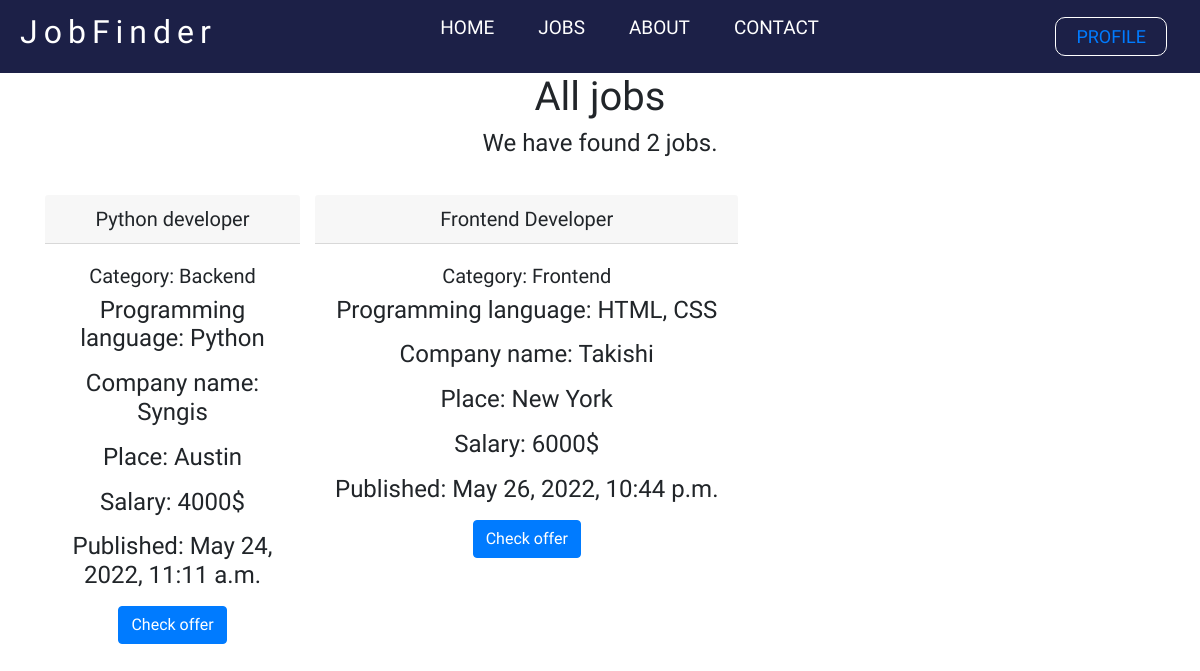
/jobs, run on an earlier commit of the app's database.
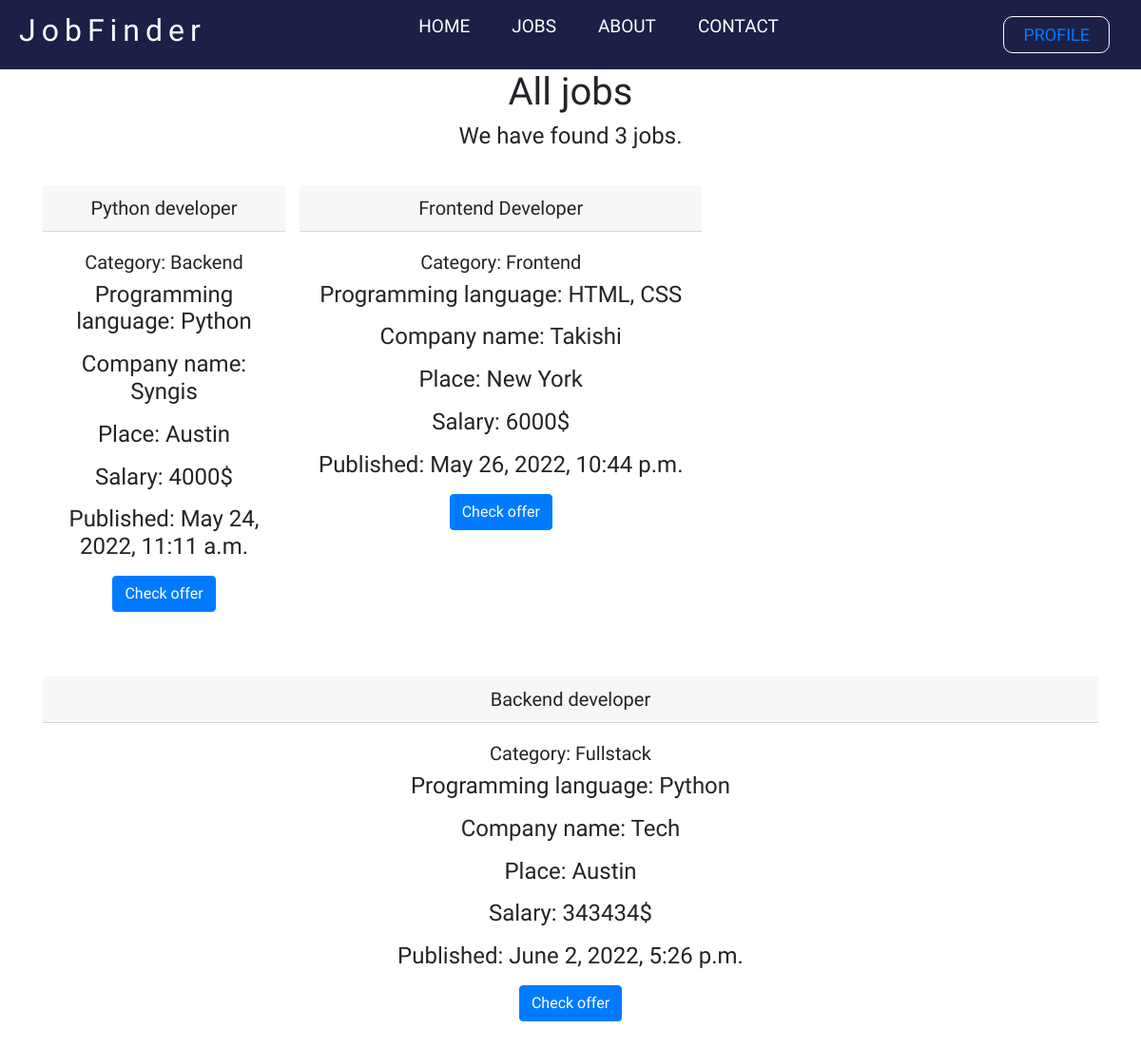
And on a later commit of the database.
### backend/models.py (models this page shows, shortened)
class Job(models.Model):
    user = models.ForeignKey(User, on_delete=models.SET_NULL, null=True, blank=True, editable=False)
    title = models.CharField(max_length=200, null=True, blank=True)
    company = models.CharField(max_length=200, null=True, blank=True)
    jobType = models.CharField(choices=JOB_CHOICES, max_length = 50, null=True, blank=True)
    category = models.CharField(choices=CATEGORY_CHOICES, max_length = 50, null=True, blank=True)
    contractType = models.CharField(choices=CONTRACT_CHOICES, max_length = 50, null=True, blank=True)
    experience = models.CharField(choices=EXPERIENCE_CHOICES, max_length = 50, null=True, blank=True)
    description = models.TextField()
    image = models.ImageField(null=True, blank=True, default = None)
    proglanguage =  models.CharField(max_length=200, null=True, blank=True)
    place = models.CharField(max_length=200, null=True, blank=True)
    salary = models.CharField(max_length=200, null=True, blank=True)
    published = models.DateTimeField(default=timezone.now)

### backend/views.py (the view)
# urls.py: path('jobs',views.all_jobs, name="jobs"),
def all_jobs(request):
    context = { 'jobs': Job.objects.all() }
    return render(request, 'backend/jobs.html', context)

### templates/backend/jobs.html (shortened to what this page needs)
<!DOCTYPE html>
{% extends 'main.html'%}
{% load static %}
	{% block content %}
    {% include 'navbar.html' %}
	{% static 'images' as baseUrl %}
	<center><h1>All jobs</h1><center>
	<h4>We have found {{jobs.count}} jobs.<h4>
	<br>
	<div class="container">
		<div class="row text-center">
		<div class="col-xl-3 col-sm-6 mb-5">
		{% for job in jobs %}
		<div class="col-xs-6 "
<div class="card">
    <h5 class="card-header">{{job.title}}</h5>
    <div class="card-body">
      <h5 class="card-text">Category: {{job.get_category_display}}</h5>
      <p class="card-text">Programming language: {{ job.proglanguage}}</p>
      <p class="card-text">Company name: {{job.company}}</p>
      <p class="card-text">Place: {{job.place}}</p>
      <p class="card-text">Salary: {{job.salary}}$</p>
	  <p class="card-text">Published: {{job.published}}</p>
      <a href="{% url 'job_info' job.id %}" class="btn btn-primary">Check offer</a>
    </div>
  </div>
</div>
{% endfor %}
{% endblock %}

### templates/main.html (shortened to what this page needs)
<!DOCTYPE html>
{% load static %}
<html lang="en">
	<head>
		<link rel="stylesheet" href="{% static 'styles/main.css' %}">
		<link rel="stylesheet" href="https://use.fontawesome.com/releases/v5.0.7/css/all.css">
		<link rel="stylesheet" href="https://cdnjs.cloudflare.com/ajax/libs/twitter-bootstrap/4.1.3/css/bootstrap.min.css">
		<link rel="stylesheet" href="https://cdnjs.cloudflare.com/ajax/libs/ionicons/2.0.1/css/ionicons.min.css">
		<link rel="stylesheet" href="https://maxcdn.bootstrapcdn.com/bootstrap/4.0.0-beta.2/css/bootstrap.min.css">
	</head>
	<body>
		{% block content %}{% endblock %}
	</body>
</html>

### templates/navbar.html (shortened to what this page needs)
<!DOCTYPE html>
{% load static %}
<html lang="en">
<head>
    <link rel="stylesheet" href="{% static 'styles/navbar.css' %}">
</head>
<body>
    <div class="navbar">
        <a href={% url 'home' %} class="logo">
            <h2>JobFinder</h2>
        </a>
        <div class="items">
            <ul>
                <a href="{% url 'home' %}">HOME</a>
                <a href="{% url 'jobs' %}">JOBS</a>
                <a href="{% url 'about' %}">ABOUT</a>
                <a href="{% url 'contact' %}">CONTACT</a>
            </ul>
        </div>
        {% if user.is_authenticated %}
        <div class="btn">
            <a href="{% url 'profile' user %}"><button class="btn btn-primary">PROFILE</button></a>
            <a href="{% url 'signout'%}"><button class="btn btn-primary">LOGOUT</button></a>
        </div>
        {% else %}
        <div class="btn">
            <button>
                 <a href="{% url 'loginPage' %}">PROFILE</a>
            </button>
        </div>
        {% endif %}
    </div>
</body>
</html>

### static/styles/navbar.css (style rules this page uses)
* { margin: 0; padding: 0; font-family: 'Koulen', cursive; }
body { background-color: rgb(255, 255, 255); }
.navbar { display: flex; justify-content: space-between; padding: 10px 20px; background-color: rgb(28, 32, 71); }
.logo h2 { color: #fff; letter-spacing: 6px; cursor: pointer; }
.items ul a { color: rgb(255, 255, 255); text-decoration: none; margin: 0 20px; font-size: 19px; }
.btn button { padding: 5px 20px; background-color: transparent; border: 1px solid #fff; border-radius: 10px; color: #fff; font-size: 18px; outline: none; cursor: pointer; }

What changed in the data, as far as the page shows it:
added Job: title "Backend developer", category "Fullstack", proglanguage "Python", company "Tech", place "Austin", salary "343434", published "June 2, 2022, 5:26 p.m."
Also different on the page:
{{ jobs.count }}: "2" → "3"
